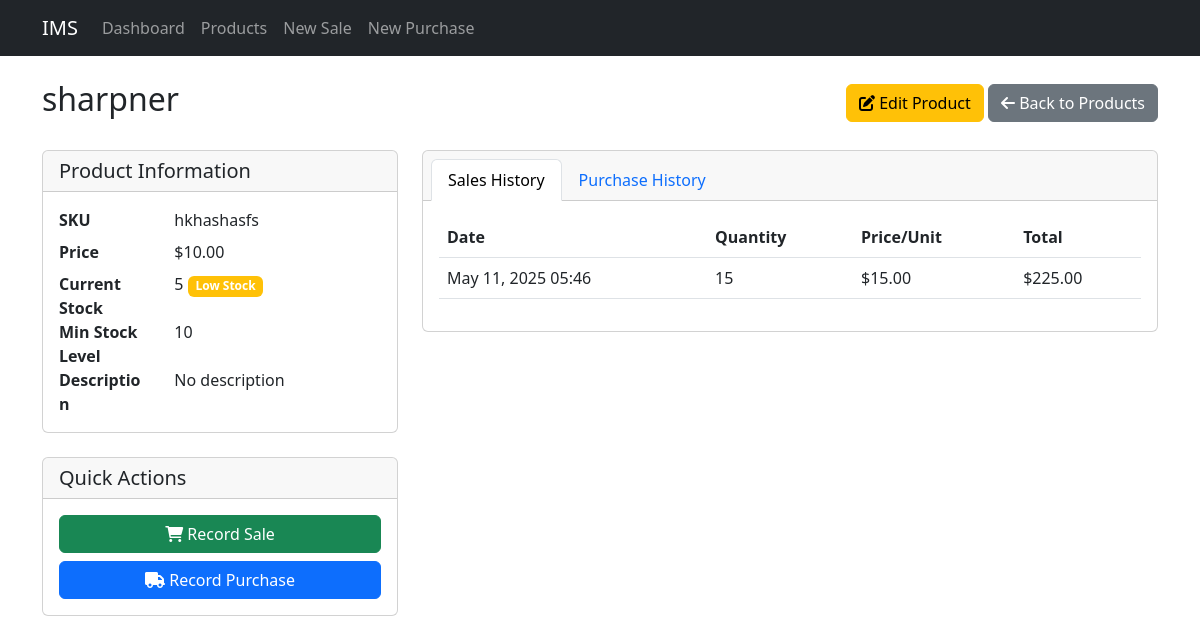
Page /products/3/ on the committed database.
### inventory/models.py (models this page shows, shortened)
class Product(models.Model):
    name = models.CharField(max_length=200)
    description = models.TextField(blank=True)
    sku = models.CharField(max_length=50, unique=True)
    price = models.DecimalField(max_digits=10, decimal_places=2)
    min_stock_level = models.IntegerField(default=10)
    created_at = models.DateTimeField(auto_now_add=True)
    updated_at = models.DateTimeField(auto_now=True)
    @property
    def current_stock(self):
        return self.stock_set.first().quantity if self.stock_set.exists() else 0
    @property
    def is_low_stock(self):
        return self.current_stock <= self.min_stock_level

class Stock(models.Model):
    product = models.ForeignKey(Product, on_delete=models.CASCADE)
    quantity = models.IntegerField(default=0, validators=[MinValueValidator(0)])
    last_updated = models.DateTimeField(auto_now=True)

class Sale(models.Model):
    product = models.ForeignKey(Product, on_delete=models.CASCADE)
    quantity = models.IntegerField(validators=[MinValueValidator(1)])
    price_per_unit = models.DecimalField(max_digits=10, decimal_places=2)
    total_price = models.DecimalField(max_digits=10, decimal_places=2)
    date = models.DateTimeField(default=timezone.now)

### inventory/views.py (the view)
# urls.py: path('products/<int:pk>/', views.product_detail, name='product_detail'),
def product_detail(request, pk):
    product = get_object_or_404(Product, pk=pk)
    stock = Stock.objects.get_or_create(product=product)[0]
    sales = Sale.objects.filter(product=product).order_by('-date')[:10]
    purchases = Purchase.objects.filter(product=product).order_by('-date')[:10]
    context = {
        'product': product,
        'stock': stock,
        'sales': sales,
        'purchases': purchases,
    }
    return render(request, 'inventory/product_detail.html', context)

### inventory/templates/inventory/product_detail.html (shortened to what this page needs)
{% extends 'inventory/base.html' %}
{% block content %}
<div class="d-flex justify-content-between align-items-center mb-4">
    <h2>{{ product.name }}</h2>
    <div>
        <a href="{% url 'product_edit' product.pk %}" class="btn btn-warning">
            <i class="fas fa-edit"></i> Edit Product
        </a>
        <a href="{% url 'product_list' %}" class="btn btn-secondary">
            <i class="fas fa-arrow-left"></i> Back to Products
        </a>
    </div>
</div>
<div class="row">
    <div class="col-md-4">
        <div class="card mb-4">
            <div class="card-header">
                <h5 class="card-title mb-0">Product Information</h5>
            </div>
            <div class="card-body">
                <dl class="row mb-0">
                    <dt class="col-sm-4">SKU</dt>
                    <dd class="col-sm-8">{{ product.sku }}</dd>
                    <dt class="col-sm-4">Price</dt>
                    <dd class="col-sm-8">${{ product.price|floatformat:2 }}</dd>
                    <dt class="col-sm-4">Current Stock</dt>
                    <dd class="col-sm-8">
                        {{ product.current_stock }}
                        {% if product.is_low_stock %}
                            <span class="badge bg-warning">Low Stock</span>
                        {% endif %}
                    </dd>
                    <dt class="col-sm-4">Min Stock Level</dt>
                    <dd class="col-sm-8">{{ product.min_stock_level }}</dd>
                    <dt class="col-sm-4">Description</dt>
                    <dd class="col-sm-8">{{ product.description|default:"No description" }}</dd>
                </dl>
            </div>
        </div>
        <div class="card">
            <div class="card-header">
                <h5 class="card-title mb-0">Quick Actions</h5>
            </div>
            <div class="card-body">
                <a href="{% url 'sale_create' %}" class="btn btn-success w-100 mb-2">
                    <i class="fas fa-shopping-cart"></i> Record Sale
                </a>
                <a href="{% url 'purchase_create' %}" class="btn btn-primary w-100">
                    <i class="fas fa-truck"></i> Record Purchase
                </a>
            </div>
        </div>
    </div>
    <div class="col-md-8">
        <div class="card">
            <div class="card-header">
                <ul class="nav nav-tabs card-header-tabs" role="tablist">
                    <li class="nav-item">
                        <a class="nav-link active" data-bs-toggle="tab" href="#sales">Sales History</a>
                    </li>
                    <li class="nav-item">
                        <a class="nav-link" data-bs-toggle="tab" href="#purchases">Purchase History</a>
                    </li>
                </ul>
            </div>
            <div class="card-body">
                <div class="tab-content">
                    <div class="tab-pane fade show active" id="sales">
                        <div class="table-responsive">
                            <table class="table">
                                <thead>
                                    <tr>
                                        <th>Date</th>
                                        <th>Quantity</th>
                                        <th>Price/Unit</th>
                                        <th>Total</th>
                                    </tr>
                                </thead>
                                <tbody>
                                    {% for sale in sales %}
                                        <tr>
                                            <td>{{ sale.date|date:"M d, Y H:i" }}</td>
                                            <td>{{ sale.quantity }}</td>
                                            <td>${{ sale.price_per_unit|floatformat:2 }}</td>
                                            <td>${{ sale.total_price|floatformat:2 }}</td>
                                        </tr>
                                    {% empty %}
                                        <tr>
                                            <td colspan="4" class="text-center">No sales recorded</td>
                                        </tr>
                                    {% endfor %}
                                </tbody>
                            </table>
                        </div>
                    </div>
                </div>
            </div>
        </div>
    </div>
</div>
{% endblock %}

### rows in the picture
Product: name "sharpner", sku "hkhashasfs", price "10.00", current_stock "5", min_stock_level "10", description "No description"
Sale: date "May 11, 2025 05:46", quantity "15", price_per_unit "15.00", total_price "225.00"
